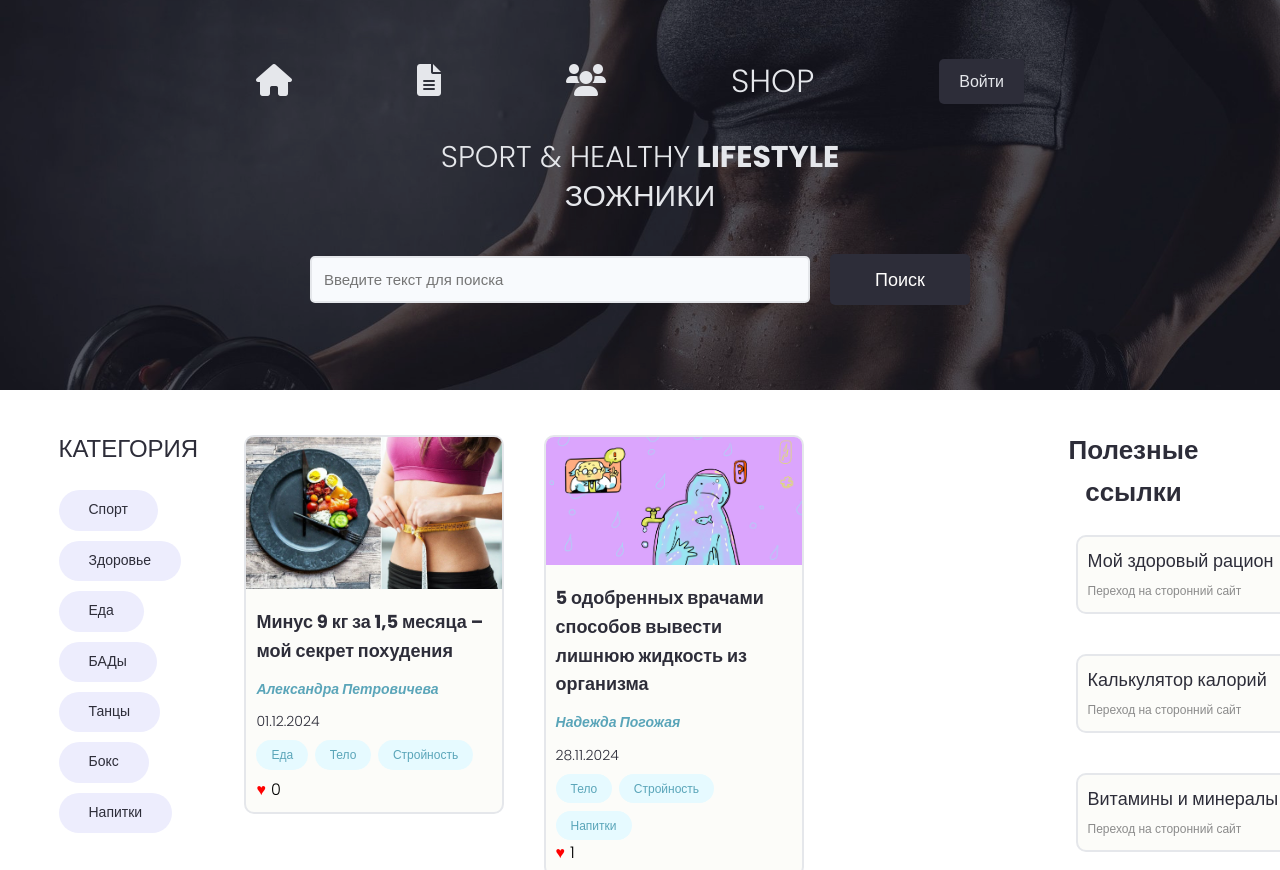
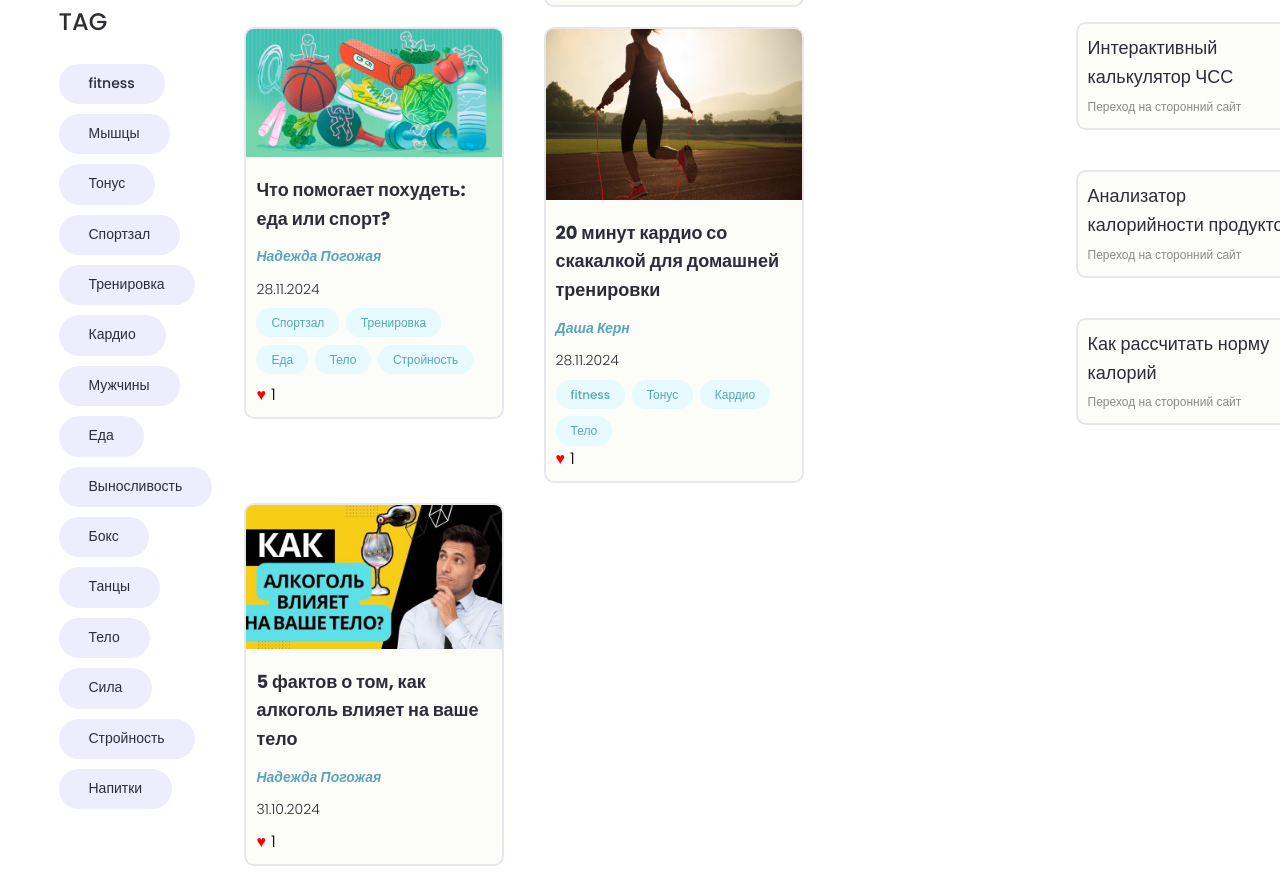
Page /projects/?section=Здоровье on the committed database (2 pictures, top to bottom).
### projects/models.py (models this page shows, shortened)
class Section(models.Model):
    name = models.CharField(max_length=200, verbose_name='Название раздела')
    class Meta:
        verbose_name = 'Раздел'
        verbose_name_plural = 'разделы'

class Tag(models.Model):
    name = models.CharField(max_length=200, verbose_name='Наименование')
    created = models.DateTimeField(auto_now_add=True, verbose_name='Дата')
    class Meta:
        verbose_name = 'Тэг'
        verbose_name_plural = 'тэги'

class Project(models.Model):
    owner = models.ForeignKey(Profile, on_delete=models.SET_NULL, blank=True, null=True, verbose_name='Автор')
    sections = models.ManyToManyField('Section', blank=True, verbose_name='Категории')
    title = models.CharField(max_length=200, verbose_name='Название')
    description = RichTextUploadingField(blank=True, verbose_name='Описание')
    featured_image = models.ImageField(default='default.jpg', upload_to='projects/%Y/%m/%d', verbose_name='Изображение')
    demo_link = models.CharField(max_length=200, blank=True, verbose_name='Ссылка на демонстрацию')
    source_link = models.CharField(max_length=200, blank=True, verbose_name='Ссылка на источник')
    tags = models.ManyToManyField('Tag', blank=True, verbose_name='Тег')
    created = models.DateTimeField(auto_now_add=True, verbose_name='Дата создания')
    likes = models.ManyToManyField(User, related_name='project_likes', blank=True, verbose_name='Лайки')
    class Meta:
        ordering = ['-created']
        verbose_name = 'Статья'
        verbose_name_plural = 'статьи'

class UsefulLink(models.Model):
    title = models.CharField(max_length=255, verbose_name='Наименование')
    url = models.URLField()
    icon_url = models.URLField(blank=True, null=True)
    class Meta:
        verbose_name = 'Сайт'
        verbose_name_plural = 'сайты'

### users/models.py (models this page shows, shortened)
class Profile(models.Model):
    user = models.OneToOneField(User, on_delete=models.CASCADE, blank=True, verbose_name='Пользователь')
    name = models.CharField(max_length=200, blank=True, verbose_name='Имя')
    email = models.EmailField(max_length=200, blank=True, verbose_name='Эл.адрес')
    nickname = models.CharField(max_length=200, blank=True, verbose_name='Псевдоним')
    myself_short = models.CharField(max_length=200, blank=True, verbose_name='О себе коротко')
    myself = models.TextField(blank=True, verbose_name='О себе')
    photo = models.ImageField(upload_to='profiles/', default='profiles/coach.jpg', verbose_name='Фото')
    video = models.FileField(upload_to='videos/', blank=True, null=True, verbose_name='Видео')
    note = models.TextField(blank=True, null=True, verbose_name='Заметка')
    social_youtube = models.CharField(max_length=200, blank=True, verbose_name='Youtube')
    social_site = models.CharField(max_length=200, blank=True, verbose_name='Социальная сеть')
    social_website = models.CharField(max_length=200, blank=True, verbose_name='Сайт')
    document = models.FileField(upload_to='documents/', verbose_name='Документ об образовании', null=True, blank=False)
    work = models.CharField(max_length=200, blank=True, verbose_name='Место работы')
    created = models.DateTimeField(auto_now_add=True, verbose_name='Дата')
    class Meta:
        verbose_name = 'Профиль'
        verbose_name_plural = 'профили'

### projects/views.py (the view)
# urls.py: path('', views.projects, name='projects'),
def projects(request):
    useful_links = UsefulLink.objects.all()
    sections = Section.objects.all()
    pr, search_query = search_projects(request)
    selected_section = request.GET.get('section')
    selected_tag = request.GET.get('tag')
    if selected_section:
        pr = pr.filter(sections__name=selected_section)
    if selected_tag:
        pr = pr.filter(tags__name=selected_tag)
    custom_range, pr = paginate_projects(request, pr, 6)
    unique_tags = Tag.objects.all()
    context = {
        'unique_tags': unique_tags,
        'useful_links': useful_links,
        'sections': sections,
        'search_query': search_query,
        'custom_range': custom_range,
        'projects': pr,
        'background_image': 'images/one.jpg',
        'selected_section': selected_section,
        'selected_tag': selected_tag,
    }
    return render(request, 'projects/projects.html', context)

### projects/utils.py (called while the page is built)
def search_projects(request):
    search_query = ''
    if request.GET.get('search_query'):
        search_query = request.GET.get('search_query')
    tags = Tag.objects.filter(name__icontains=search_query)
    pr = Project.objects.distinct().filter(
        Q(title__icontains=search_query) |
        Q(description__icontains=search_query) |
        Q(owner__name__icontains=search_query) |
        Q(tags__in=tags)
    )
    return pr, search_query

def paginate_projects(request, pr, results):
    page = request.GET.get('page')
    paginator = Paginator(pr, results)
    try:
        pr = paginator.page(page)
    except PageNotAnInteger:
        page = 1
        pr = paginator.page(page)
    except EmptyPage:
        page = paginator.num_pages
        pr = paginator.page(page)
    right_index = int(page) + 4
    if right_index > paginator.num_pages:
        right_index = paginator.num_pages + 1
    left_index = int(page) - 4
    if left_index < 1:
        left_index = 1
    custom_range = range(left_index, right_index)
    return custom_range, pr

### projects/templates/projects/projects.html (shortened to what this page needs)
{% extends 'projects/base.html' %}
{% block content %}
<main class="projects">
    <section class="projectsList">
        <div class="container">
            <div class="row">
                <div class="column column--1of5">
                    <h3 class="singleProject__subtitle">
                        <a href="{% url 'projects' %}">Категория</a>
                    </h3>
                    <div class="singleProject__toolStack">
                        {% for section in sections %}
                        <span class="tag tag--pill tag--sub tag--lg">
                            <a href="?section={{ section.name }}{% if selected_section %}&section={{ selected_section }}{% endif %}">
                                <small>{{ section.name }}</small>
                            </a>
                        </span>
                        {% endfor %}
                    </div>
                    <h3 class="singleProject__subtitle">
                        <a href="{% url 'projects' %}">Tag</a>
                    </h3>
                    <div class="singleProject__toolStack">
                        {% for tag in unique_tags %}
                        <span class="tag tag--pill tag--sub tag--lg">
                            <a href="?tag={{ tag.name }}{% if selected_tag %}&tag={{ selected_tag }}{% endif %}">
                                <small>{{ tag.name }}</small>
                            </a>
                        </span>
                        {% endfor %}
                    </div>
                </div>
                <div class="column column--3of5">
                    <div class="grid grid--three">
                        {% for project in projects %}
                        <div class="column">
                            <div class="card project">
                                <a href="{% url 'project' project.id %}">
                                    <img class="project__thumbnail" src="{{ project.featured_image.url }}"
                                         alt="project thumbnail"/>
                                    <div class="card__body">
                                        <h3 class="project__title" style="font-size: 1.8rem; margin-bottom: 8px;">{{ project.title }}</h3>
                                        <p style="margin-bottom: 8px;"><a class="project__author" href="{% url 'user_profile' project.owner.id %}" style="color: var(--color-main);">{{project.owner.name}}</a>
                                        </p>
                                        <p style="margin-bottom: 8px; font-size: 1.4rem; color: var(--color-sub);">{{project.created|date:"d.m.Y" }}</p>
                                        <div class="project__tags">
                                            {% for tag in project.tags.all %}
                                            <span class="tag tag--pill tag--main">
                                                <small>{{ tag.name }}</small>
                                            </span>
                                            {% endfor %}
                                        </div>
                                        <div class="like-section">
                                            <button class="like-button" data-project-id="{{ project.id }}">
                                                <span class="like-icon">&#9829;</span>
                                                <span class="like-count">{{ project.likes.count }}</span>
                                            </button>
                                        </div>
                                    </div>
                                </a>
                            </div>
                        </div>
                        {% endfor %}
                    </div>
                </div>
                <div class="column column--1of5">
                    <section class="links-section">
                        <h2 style="font-size: 2.6rem; color: var(--color-sub); text-align: center;">Полезные ссылки</h2>
                        <div class="grid grid--two">
                            {% for link in useful_links %}
                            <div class="column">
                                <div class="card link" style="width: auto; height: auto;">
                                    <a href="{{ link.url }}" class="link" target="_blank">
                                        <h3 class="link__title" style="font-size: 1.8rem; color: var(--color-sub); ">{{link.title}}</h3>
                                        <p style="font-size: 1.2rem; color: var(--color-gray);">Переход на сторонний сайт</p>
                                    </a>
                                </div>
                            </div>
                            {% endfor %}
                        </div>
                    </section>
                </div>
            </div>
        </div>
    </section>
</main>
{% endblock %}

### projects/static/styles/app.css (style rules this page uses)
:root { --color-sub: #2d2d39; --color-main: #5aa5b9; --color-main-light: #e6faff; --color-sub-light: #51546e; --color-sub-lighter: #ededfd; --color-text: #737373; --color-gray: #8b8b8b; --color-light: #e5e7eb; --color-light-gray: #767676; --color-bg: #f8fafd; --color-white: #fffefd; --color-white-light: #f3f3f3; --color-black: #000000; --color-success: #359e64; --color-success-bg: #def8e8; --color-error: #fc4b0b; --color-error-bg: #fff2ee; --font-base: 'Poppins', arial, helvetica, 'Segoe UI', roboto, ubuntu, sans-serif; --font-monospace: 'Fira Code', 'Courier New', courier, monospace; --font-regular: 300; --font-medium: 500; --font-bold: 700; --generic-shadow: 1px 1px 5px #00000010; --generic-transition: all 0.3s ease-in-out; }
.card { border: 2px solid var(--color-light); }
img { width: 100%; }
.container { position: relative; z-index: 2; }
.singleProject__toolStack { margin-top: 2rem; margin-bottom: 4rem; }
.project__author { font-size: 1.4rem; font-style: italic; }
.singleProject__subtitle { text-transform: uppercase; font-size: 2.4rem; font-weight: 700; color: var(--color-sub); margin-bottom: 1rem; }
.projectsList { margin-top: 4rem; flex: 2; margin-right: 10px; }
.links-section { flex: 1; background-color: var(--color-sub) padding: 10px; border-radius: 5px; }
.links-section h2 { margin-bottom: 12px; color: var(--color-gray) }
.links-section .link { margin: 10px; }
.project__thumbnail { object-fit: cover; object-position: top center; width: 100%; height: 100%; }
.project__title { font-size: 2rem; font-weight: 700; color: var(--color-sub); }
.row { display: flex; flex-wrap: wrap; margin-right: -15px; margin-left: -15px; }
.column { position: relative; width: 100%; padding-right: 10px; padding-left: 10px; }
.column--1of5 { flex: 0 0 20%; max-width: 20%; }
.column--3of5 { flex: 0 0 80%; max-width: 80%; }
.links-section { width: 100%; max-width: auto; margin-left: auto; margin-right: 0; }
.links-section .card { margin-bottom: 20px; }
.links-section .link__title { font-size: 1.5rem; margin-bottom: 5px; }
.links-section .link p { font-size: 1rem; color: #6c757d; }
.row { display: flex; flex-wrap: wrap; }
.column--1of5 { flex: 0 0 15%; max-width: 15%; }
.column--3of5 { flex: 0 0 70%; max-width: 70%; }
.project__thumbnail { width: 100%; height: auto; }
.card__body { padding: 10px; }
.project__author { font-weight: bold; }
.like-button { background-color: transparent; border: none; cursor: pointer; display: inline-flex; align-items: center; justify-content: center; transition: color 0.3s; font-size: 1.4rem; }
.like-button .like-icon { color: red; margin-right: 5px; }
.like-button .like-count { color: black; }

### projects/static/uikit/styles/modules/_variables.css (style rules this page uses)
:root { --color-main: #5aa5b9; --color-main-light: #e6faff; --color-sub: #3f4156; --color-sub-light: #51546e; --color-sub-lighter: #ededfd; --color-text: #737373; --color-gray: #8b8b8b; --color-light: #e5e7eb; --color-light-gray: #767676; --color-bg: #f8fafd; --color-white: #fffefd; --color-white-light: #f3f3f3; --color-success: #359e64; --color-success-bg: #def8e8; --color-error: #fc4b0b; --color-error-bg: #fff2ee; --font-base: 'Poppins', arial, helvetica, 'Segoe UI', roboto, ubuntu, sans-serif; --font-monospace: 'Fira Code', 'Courier New', courier, monospace; --font-regular: 300; --font-medium: 500; --font-bold: 700; --generic-shadow: 1px 1px 5px #00000010; --generic-transition: all 0.3s ease-in-out; }

### projects/static/uikit/styles/modules/_base.css (style rules this page uses)
* { margin: 0; padding: 0; box-sizing: border-box; text-rendering: optimizeLegibility; color: inherit; font-size: inherit; }
html { font-size: 50%; }
@media only screen and (min-width: 480px) { html { font-size: 56.25%; } }
@media only screen and (min-width: 1200px) { html { font-size: 62.5%; } }
body { line-height: 1.6; font-weight: 400; font-size: 1.5rem; color: var(--color-text); background-color: var(--color-bg); min-height: 100vh; }

### projects/static/uikit/styles/modules/_typography.css (style rules this page uses)
* { font-family: var(--font-base); }
h2 { font-size: 3.2rem; font-weight: var(--font-bold); }
h3 { font-size: 2.8rem; font-weight: var(--font-medium); }
p, span, strong { font-size: 1.6rem; color: var(--color-text); font-weight: var(--font-regular); }
a { padding-bottom: 2px; text-decoration: none; display: inline-block; color: var(--color-sub); font-weight: var(--font-medium); }

### projects/static/uikit/styles/modules/_utilities.css (style rules this page uses)
.container { width: 92%; max-width: 165rem; margin: 0 auto; box-sizing: border-box; }
@media screen and (min-width: 1000px) { .container { width: 90%; } }
@media screen and (min-width: 1200px) { .container { width: 90%; } }

### rows in the picture
Section: name "Спорт"
Section: name "Здоровье"
Section: name "Еда"
Section: name "БАДы"
Section: name "Танцы"
Section: name "Бокс"
Section: name "Напитки"
Tag: name "fitness"
Tag: name "Мышцы"
Tag: name "Тонус"
Tag: name "Спортзал"
Tag: name "Тренировка"
Tag: name "Кардио"
Tag: name "Мужчины"
Tag: name "Еда"
Tag: name "Выносливость"
Tag: name "Бокс"
Tag: name "Танцы"
Tag: name "Тело"
Tag: name "Сила"
Tag: name "Стройность"
Tag: name "Напитки"
Project: featured_image (picture), title "Минус 9 кг за 1,5 месяца – мой секрет похудения", owner.name "Александра Петровичева", created "01.12.2024", likes.count "0"
Project: featured_image (picture), title "5 одобренных врачами способов вывести лишнюю жидкость из организма", owner.name "Надежда Погожая", created "28.11.2024", likes.count "1"
Project: featured_image (picture), title "Что помогает похудеть: еда или спорт?", owner.name "Надежда Погожая", created "28.11.2024", likes.count "1"
Project: featured_image (picture), title "20 минут кардио со скакалкой для домашней тренировки", owner.name "Даша Керн", created "28.11.2024", likes.count "1"
Project: featured_image (picture), title "5 фактов о том, как алкоголь влияет на ваше тело", owner.name "Надежда Погожая", created "31.10.2024", likes.count "1"
UsefulLink: title "Мой здоровый рацион"
UsefulLink: title "Калькулятор калорий"
UsefulLink: title "Витамины и минералы"
UsefulLink: title "Интерактивный калькулятор ЧСС"
UsefulLink: title "Анализатор калорийности…"
UsefulLink: title "Как рассчитать норму калорий"
